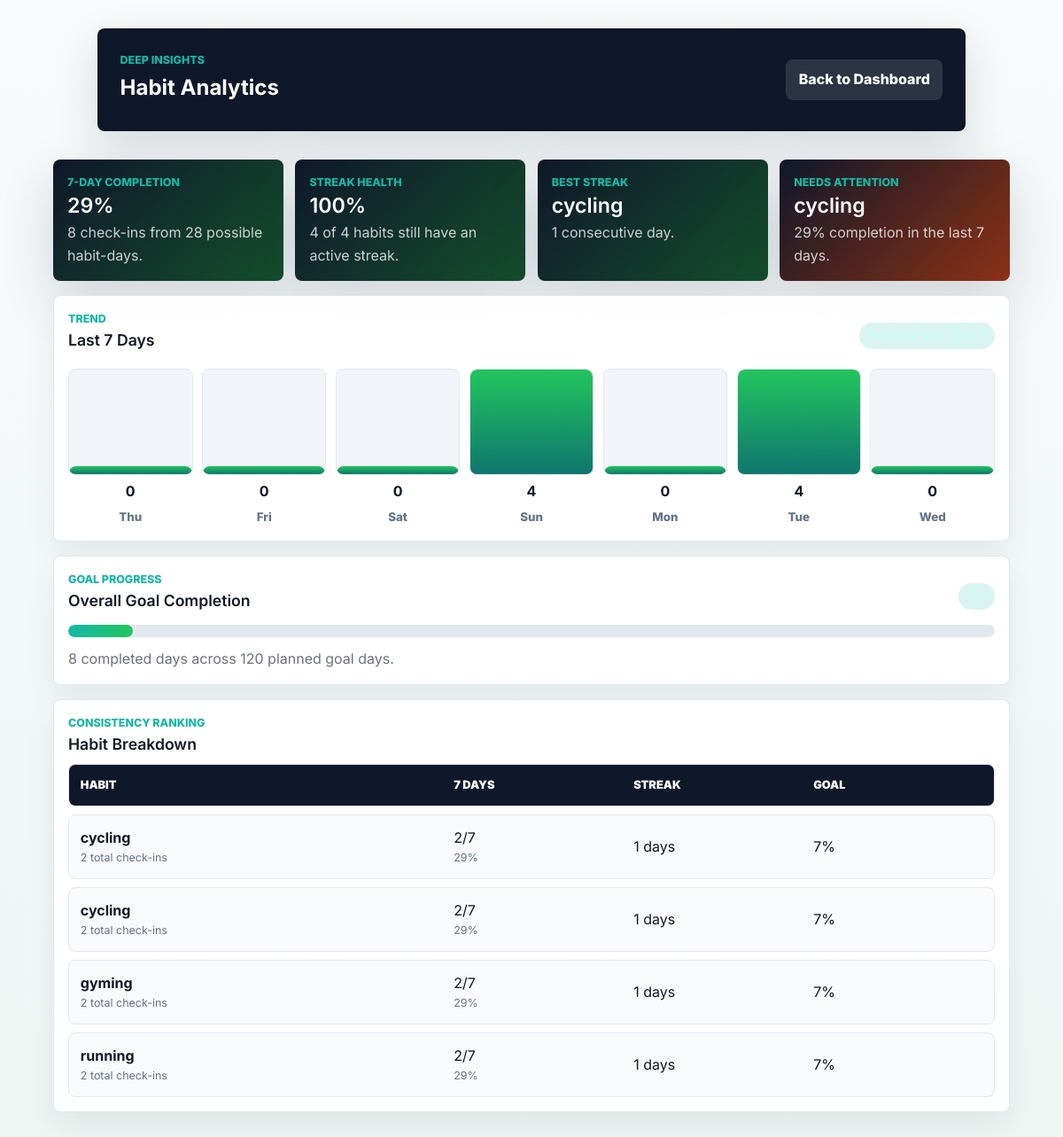
The app's page /analytics.php (signed in) with its own data.
### tables this page shows
CREATE TABLE `habits` (
  `id` int(11) NOT NULL,
  `username` varchar(50) DEFAULT NULL,
  `habit_name` varchar(100) DEFAULT NULL,
  `created_at` timestamp NOT NULL DEFAULT current_timestamp(),
  `goal` int(11) DEFAULT 30
);

### habit_utils.php (called while the page is built)
<?php
function habit_stats($conn, $username, $habit_id, $goal){
    $safe_user=mysqli_real_escape_string($conn,$username);
    $safe_habit=(int)$habit_id;
    $today=date("Y-m-d");
    $yesterday=date("Y-m-d",strtotime("-1 day"));
    $logs=mysqli_query($conn,"SELECT DISTINCT status FROM habit_logs WHERE username='$safe_user' AND habit_id='$safe_habit' ORDER BY status DESC");
    $dates=[];
    while($log=mysqli_fetch_assoc($logs)){
        $dates[$log['status']]=true;
    }
    $total_done=count($dates);
    $start=null;
    if(isset($dates[$today])){
        $start=$today;
    }elseif(isset($dates[$yesterday])){
        $start=$yesterday;
    }
    $current_streak=0;
    if($start){
        $cursor=$start;
        while(isset($dates[$cursor])){
            $current_streak++;
            $cursor=date("Y-m-d",strtotime($cursor . " -1 day"));
        }
    }
    $last7=[];
    for($i=6;$i>=0;$i--){
        $date=date("Y-m-d",strtotime("-$i days"));
        $last7[]=[
            "date"=>$date,
            "done"=>isset($dates[$date])
        ];
    }
    $progress=($goal>0) ? min(100,round(($total_done/$goal)*100)) : 0;
    return [
        "total_done"=>$total_done,
        "current_streak"=>$current_streak,
        "done_today"=>isset($dates[$today]),
        "last7"=>$last7,
        "progress"=>$progress
    ];
}
?>

### analytics.php (the view, shortened to what this page needs)
<?php
include "config.php";
include "habit_utils.php";
$user=$_SESSION['user'];
$safe_user=mysqli_real_escape_string($conn,$user);
$habits=mysqli_query($conn,"SELECT * FROM habits WHERE username='$safe_user' ORDER BY id DESC");
$total_habits=mysqli_num_rows($habits);
$habit_cards=[];
$best_habit="None";
$best_streak=0;
$attention_habit="None";
$lowest_week_rate=101;
$active_streaks=0;
$total_week_done=0;
$total_week_possible=$total_habits*7;
$goal_total=0;
$done_total=0;
$week_counts=[];
for($i=6;$i>=0;$i--){
    $date=date("Y-m-d",strtotime("-$i days"));
    $week_counts[$date]=0;
}
while($habit=mysqli_fetch_assoc($habits)){
    $stats=habit_stats($conn,$user,$habit['id'],$habit['goal']);
    $week_done=0;
    foreach($stats['last7'] as $day){
        if($day['done']){
            $week_done++;
            $week_counts[$day['date']]++;
        }
    }
    $week_rate=round(($week_done/7)*100);
    $goal_total+=(int)$habit['goal'];
    $done_total+=$stats['total_done'];
    if($stats['current_streak']>0){
        $active_streaks++;
    }
    if($stats['current_streak']>$best_streak){
        $best_streak=$stats['current_streak'];
        $best_habit=$habit['habit_name'];
    }
    if($week_rate<$lowest_week_rate){
        $lowest_week_rate=$week_rate;
        $attention_habit=$habit['habit_name'];
    }
    $total_week_done+=$week_done;
    $habit_cards[]=[
        "name"=>$habit['habit_name'],
        "goal"=>(int)$habit['goal'],
        "stats"=>$stats,
        "week_done"=>$week_done,
        "week_rate"=>$week_rate
    ];
}
$weekly_rate=($total_week_possible>0) ? round(($total_week_done/$total_week_possible)*100) : 0;
$goal_progress=($goal_total>0) ? min(100,round(($done_total/$goal_total)*100)) : 0;
$streak_health=($total_habits>0) ? round(($active_streaks/$total_habits)*100) : 0;
$best_day="None";
$best_day_count=-1;
foreach($week_counts as $date=>$count){
    if($count>$best_day_count){
        $best_day_count=$count;
        $best_day=date("D, M j",strtotime($date));
    }
}
usort($habit_cards,function($a,$b){
    if($a['week_rate']==$b['week_rate']){
        return $b['stats']['current_streak'] <=> $a['stats']['current_streak'];
    }
    return $b['week_rate'] <=> $a['week_rate'];
});
?>
<link rel="stylesheet" href="style.css">
<main class="app-page analytics-page">
    <section class="page-toolbar">
        <div>
            <p class="eyebrow">Deep Insights</p>
            <h2>Habit Analytics</h2>
        </div>
        <a class="btn-link btn-muted" href="dashboard.php">Back to Dashboard</a>
    </section>
    <?php if($total_habits==0){ ?>
        <p class="empty-note">No habits to analyze yet. Add habits from your dashboard first.</p>
    <?php }else{ ?>
        <section class="insight-grid">
            <article class="insight-card compact">
                <p class="eyebrow">7-Day Completion</p>
                <h3><?php echo $weekly_rate; ?>%</h3>
                <p><?php echo $total_week_done; ?> check-ins from <?php echo $total_week_possible; ?> possible habit-days.</p>
            </article>
            <article class="insight-card compact">
                <p class="eyebrow">Streak Health</p>
                <h3><?php echo $streak_health; ?>%</h3>
                <p><?php echo $active_streaks; ?> of <?php echo $total_habits; ?> habits still have an active streak.</p>
            </article>
            <article class="insight-card compact">
                <p class="eyebrow">Best Streak</p>
                <h3><?php echo htmlspecialchars($best_habit); ?></h3>
                <p><?php echo $best_streak; ?> consecutive day<?php echo $best_streak==1 ? "" : "s"; ?>.</p>
            </article>
            <article class="insight-card compact warning-card">
                <p class="eyebrow">Needs Attention</p>
                <h3><?php echo htmlspecialchars($attention_habit); ?></h3>
                <p><?php echo $lowest_week_rate; ?>% completion in the last 7 days.</p>
            </article>
        </section>
        <section class="analytics-panel">
            <div class="section-heading">
                <div>
                    <p class="eyebrow">Trend</p>
                    <h3>Last 7 Days</h3>
                </div>
                <span class="status-pill">Best day: <?php echo htmlspecialchars($best_day); ?></span>
            </div>
            <div class="trend-bars">
                <?php foreach($week_counts as $date=>$count){ ?>
                    <?php $height=($total_habits>0) ? max(8,round(($count/$total_habits)*100)) : 8; ?>
                    <div class="trend-day">
                        <div class="trend-bar-wrap">
                            <span class="trend-bar" style="height: <?php echo $height; ?>%;"></span>
                        </div>
                        <strong><?php echo $count; ?></strong>
                        <small><?php echo date("D",strtotime($date)); ?></small>
                    </div>
                <?php } ?>
            </div>
        </section>
        <section class="analytics-panel">
            <div class="section-heading">
                <div>
                    <p class="eyebrow">Goal Progress</p>
                    <h3>Overall Goal Completion</h3>
                </div>
                <span class="status-pill"><?php echo $goal_progress; ?>%</span>
            </div>
            <div class="progress-track large">
                <div class="progress-fill-modern green" style="width: <?php echo $goal_progress; ?>%;"></div>
            </div>
            <p><?php echo $done_total; ?> completed days across <?php echo $goal_total; ?> planned goal days.</p>
        </section>
        <section class="analytics-panel">
            <div class="section-heading">
                <div>
                    <p class="eyebrow">Consistency Ranking</p>
                    <h3>Habit Breakdown</h3>
                </div>
            </div>
            <div class="analytics-table">
                <div class="analytics-row analytics-head">
                    <span>Habit</span>
                    <span>7 Days</span>
                    <span>Streak</span>
                    <span>Goal</span>
                </div>
                <?php foreach($habit_cards as $card){ ?>
                    <div class="analytics-row">
                        <span>
                            <strong><?php echo htmlspecialchars($card['name']); ?></strong>
                            <small><?php echo $card['stats']['total_done']; ?> total check-ins</small>
                        </span>
                        <span><?php echo $card['week_done']; ?>/7 <small><?php echo $card['week_rate']; ?>%</small></span>
                        <span><?php echo $card['stats']['current_streak']; ?> days</span>
                        <span><?php echo $card['stats']['progress']; ?>%</span>
                    </div>
                <?php } ?>
            </div>
        </section>
    <?php } ?>
</main>

### records on screen
habits: habit_name "cycling"
habits: habit_name "gyming", total_done "2", id "2", week_rate "29", current_streak "1", progress "7"
habits: habit_name "running", total_done "2", week_done "2", week_rate "29", current_streak "1", progress "7"

### other values on screen
$weekly_rate "29"
$total_week_done "8"
$total_week_possible "28"
$streak_health "100"
$active_streaks "4"
$total_habits "4"
$best_streak "1"
$lowest_week_rate "29"
$count "0"
date("D",strtotime($date)) "Thu"
date("D",strtotime($date)) "Fri"
date("D",strtotime($date)) "Sat"
$count "4"
date("D",strtotime($date)) "Sun"
date("D",strtotime($date)) "Mon"
